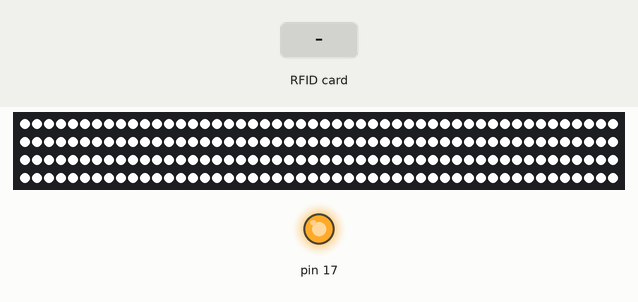
This sketch was run on a simulated Arduino Leonardo, built with avr-gcc and run on an emulated ATmega32U4. Parts: 200 RGB LEDs in strip order, left to right, continuing on the next row, output pins drawn as LEDs (lit = HIGH). Inputs (shaded band) come from the test bench. What the sketch prints to the serial monitor is not drawn.

Above: at 1.4 s.
1.5 s: RFID card 5E 7A 19 C4 held to the reader
Timing chart, 0 to 4.5 s (numbered marks = the images above; inputs shaded):
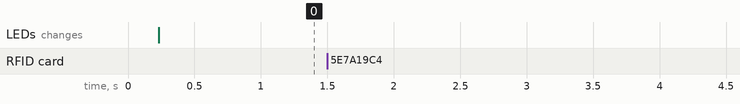

Measured:
- after the input at 1.5 s, every drawn part: stays the same

The sketch:

Formloupe-RFID.ino
```cpp
/**
   Detect addition / removal of four RC522 RFID readers over SPI

   Based on the examples from https://github.com/miguelbalboa/rfid

   Pin layout used:
   --------------------------
   Signal      Leonardo Pin
   --------------------------
   SPI SS 1    10
   SPI SS 2    8
   SPI SS 3    7
   SPI SS 4    6
   SPI SCK     ICSP-3
   SPI MOSI    ICSP-4
   SPI MISO    ICSP-1
   RST/Reset   RESET/ICSP-5

*/

#include <SPI.h>
#include <MFRC522.h>
#include "Adafruit_NeoPixel.h"

#define SS_1_PIN        10         // Configurable, take an unused pin, only HIGH/LOW required
#define SS_2_PIN        8          // Configurable, take an unused pin, only HIGH/LOW required
#define SS_3_PIN        7          // Configurable, take an unused pin, only HIGH/LOW required
#define SS_4_PIN        6          // Configurable, take an unused pin, only HIGH/LOW required
#define RST_PIN         9          // Pin 9 is same as ICSP pin 5
#define LED_COUNT       200
#define LED_PIN         2

#define NR_OF_READERS   4

byte ssPins[] = {SS_1_PIN, SS_2_PIN, SS_3_PIN, SS_4_PIN};

MFRC522 mfrc522[NR_OF_READERS];   // Create MFRC522 instance.

String uids[] = {"0", "0", "0", "0"}; // Array to store most recently read values

Adafruit_NeoPixel strip = Adafruit_NeoPixel(LED_COUNT, LED_PIN, NEO_GRB + NEO_KHZ800);


/**
   Initialize.
*/
void setup() {

  strip.begin();   // Initialize as  OUTPUT
  strip.clear();    // Initialize all pixels to 'off'
  //strip.show();  // turn neopixels off
  strip.show();

  Serial.begin(9600); // Initialize serial communications with the PC
  while (!Serial);    // Do nothing if no serial port is opened (added for Arduinos based on ATMEGA32U4)

  SPI.begin();        // Init SPI bus

  for (uint8_t reader = 0; reader < NR_OF_READERS; reader++) {
    mfrc522[reader].PCD_Init(ssPins[reader], RST_PIN); // Init each MFRC522 card
    Serial.print(F("Reader "));
    Serial.print(reader);
    Serial.print(F(": "));
    mfrc522[reader].PCD_DumpVersionToSerial();
  }
}

/**
   Main loop.
*/
void loop() {
  for (int i = 0; i < LED_COUNT; i++) {
    strip.setPixelColor(i, 255, 255, 255);
  }
  strip.show();

  for (uint8_t reader = 0; reader < NR_OF_READERS; reader++) {

    // Store if new tag presentz
    bool newTag = mfrc522[reader].PICC_IsNewCardPresent();

    // Store if new tag successfully read
    // If tag succesfully read, this value consistently flip-flops between true and false (unclear why)
    // But only false if tag not read
    // Therefore, if both false, no tag is present
    bool tagReadOnce = mfrc522[reader].PICC_ReadCardSerial();
    bool tagReadTwice = mfrc522[reader].PICC_ReadCardSerial();

    // New tag successfully read
    if (newTag && tagReadOnce) {

      // Save uid in array of current tags
      String uid = uidToDecimalString(mfrc522[reader].uid.uidByte, mfrc522[reader].uid.size);

      // If previously stored value is not same as currently read uid (when switching tags quickly)
      // Update array of current tags
      // Print to serial
      if (uids[reader] != uid) {
        uids[reader] = uid;
        printUpdate(reader);
      }

    } else if (!tagReadOnce && !tagReadTwice) {
      // If tag not read twice, there is tag present
      // Erase last read tag in array of current tags
      if (uids[reader] != "0") {
        uids[reader] = "0";
        printUpdate(reader);
      }
    }
  }
}

/**
   Helper routine to turn uid into string of decimals
*/
String uidToDecimalString(byte *buffer, byte bufferSize) {
  String uid = "";
  for (byte i = 0; i < bufferSize; i++) {
    uid += buffer[i];
  }
  return uid;
}

/**
   Helper routine to print the updated uid
*/
void printUpdate(int reader) {
  // Print (reader, updated id)
  String updateMsg = "(";
  updateMsg += reader;
  updateMsg += " ";
  updateMsg +=  uids[reader];
  updateMsg += ")";
  Serial.println(updateMsg);
}
```
